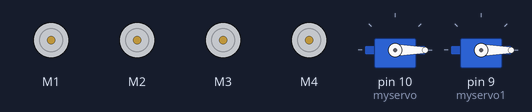
The sketch below on a simulated Arduino Uno, built with avr-gcc and run on an emulated ATmega328P. On the bench: 4 × DC motor (green arrow = forward, orange = backward, longer = faster), 2 × servo. What the sketch prints to the serial monitor is not drawn.

Above: at 0.05 s.
At 6.0 s:
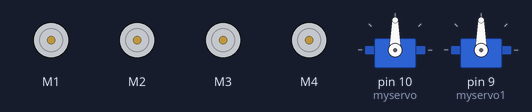
At 12.0 s:
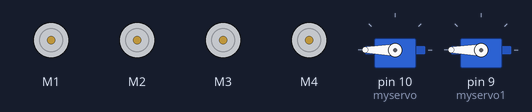
Timing chart, 0 to 15.6 s (numbered marks = the images above):
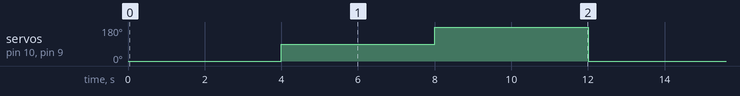

The sketch:

Testing_Phase_Shield_Sevo_Servo1.ino
```cpp
#include <AFMotor.h>

AF_DCMotor motor1(1); AF_DCMotor motor4(4);
AF_DCMotor motor2(2); AF_DCMotor motor3(3);

#include <Servo.h>

Servo myservo;
Servo myservo1;

void setup()
{
  Serial.begin(9600);
  Serial.println("System is started.....");

  motor1.setSpeed(150);
  motor1.run(RELEASE);
  motor2.setSpeed(150);
  motor2.run(RELEASE);
  motor3.setSpeed(150);
  motor3.run(RELEASE);
  motor4.setSpeed(150);
  motor4.run(RELEASE);

  myservo.attach(10);
  myservo1.attach(9);

}

void loop() {

  myservo.write(0);
  myservo1.write(0);
  delay(4000);
  myservo.write(90);
  myservo1.write(90);
  delay(4000);
  myservo.write(180);
  myservo1.write(180);
  delay(4000);
//  myservo.write(180);
//  delay(4000);
//  myservo.write(90);
//  delay(4000);
//  myservo.write(0);
//  delay(4000);
 }

 void forward()
{
    motor1.run(FORWARD); motor4.run(FORWARD);
    motor2.run(FORWARD); motor3.run(FORWARD);
}
 void back()
{
    motor1.run(BACKWARD); motor4.run(BACKWARD);
    motor2.run(BACKWARD); motor3.run(BACKWARD);

}
void stop()
{
    motor1.run(RELEASE); motor4.run(RELEASE);
    motor2.run(RELEASE); motor3.run(RELEASE);
}
void left()
{
    motor1.run(BACKWARD); motor4.run(FORWARD);
    motor2.run(BACKWARD); motor3.run(FORWARD);
}
void right()
{
    motor1.run(FORWARD); motor4.run(BACKWARD);
    motor2.run(FORWARD); motor3.run(BACKWARD);
}
```

Measured:
- by itself, servo on pin 10 (myservo), servo on pin 9 (myservo1): repeats every 12.0 s: 180° 4.0 s, 0° 4.0 s, 90° 4.0 s
